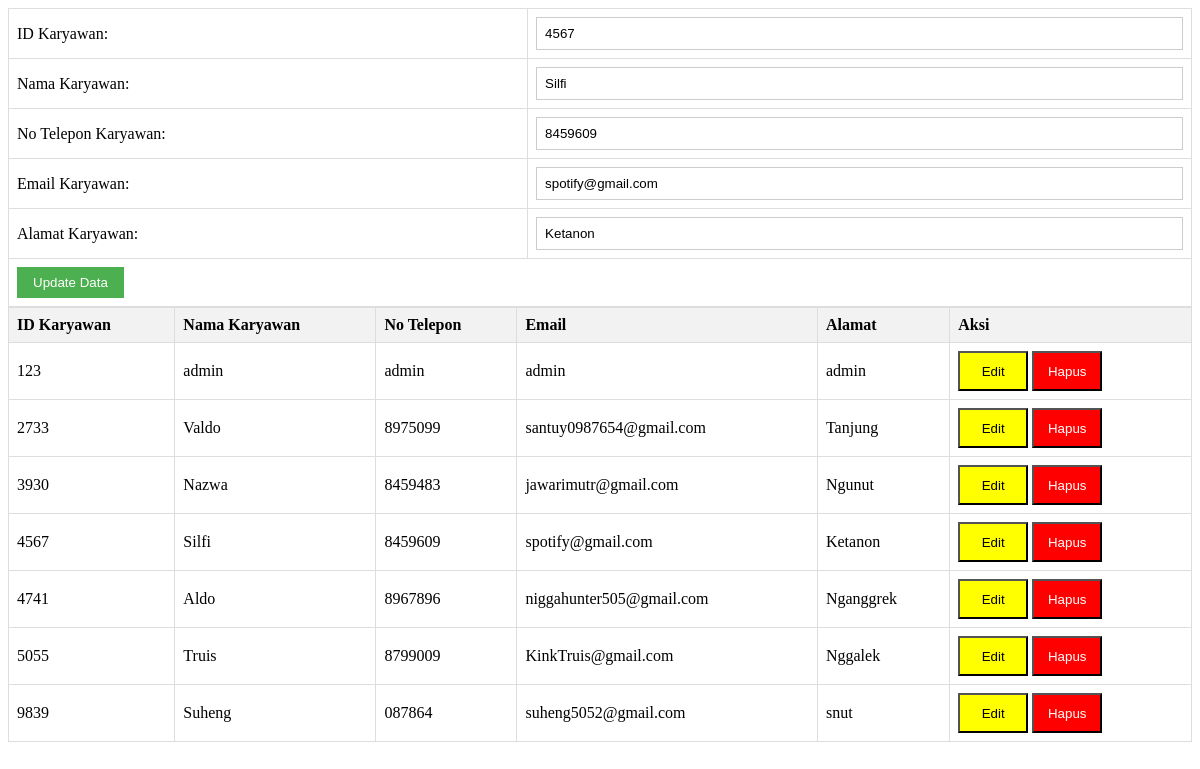
/CRUDkaryawan.php?edit=4567, run on the app's committed database.
### tables this page shows
CREATE TABLE `karyawan` (
  `ID_Karyawan` varchar(4) NOT NULL,
  `Nama_Karyawan` varchar(50) DEFAULT NULL,
  `No_Tlp_Karyawan` varchar(12) DEFAULT NULL,
  `Email_Karyawan` varchar(35) DEFAULT NULL,
  `Alamat_Karyawan` varchar(100) DEFAULT NULL
);

### CRUDkaryawan.php (the view, shortened to what this page needs)
<!DOCTYPE html>
<html>
<head>
</head>
<body>
<?php
include "koneksi.php";
$id_karyawan = '';
$nama_karyawan = '';
$no_tlp_karyawan = '';
$email_karyawan = '';
$alamat_karyawan = '';
if (isset($_GET['edit'])) {
    $id_karyawan = $_GET['edit'];
    $sql = "SELECT * FROM karyawan WHERE ID_Karyawan='$id_karyawan'";
    $result = $koneksi->query($sql);
    if ($result->num_rows > 0) {
        $data = $result->fetch_assoc();
        $nama_karyawan = $data['Nama_Karyawan'];
        $no_tlp_karyawan = $data['No_Tlp_Karyawan'];
        $email_karyawan = $data['Email_Karyawan'];
        $alamat_karyawan = $data['Alamat_Karyawan'];
    }
}
?>
<form action="" method="POST">
    <table>
        <tr>
            <td><label for="id_karyawan">ID Karyawan:</label></td>
            <td><input type="text" name="id_karyawan" value="<?php echo $id_karyawan; ?>" required></td>
        </tr>
        <tr>
            <td><label for="nama_karyawan">Nama Karyawan:</label></td>
            <td><input type="text" name="nama_karyawan" value="<?php echo $nama_karyawan; ?>" required></td>
        </tr>
        <tr>
            <td><label for="no_tlp_karyawan">No Telepon Karyawan:</label></td>
            <td><input type="text" name="no_tlp_karyawan" value="<?php echo $no_tlp_karyawan; ?>" required></td>
        </tr>
        <tr>
            <td><label for="email_karyawan">Email Karyawan:</label></td>
            <td><input type="text" name="email_karyawan" value="<?php echo $email_karyawan; ?>" required></td>
        </tr>
        <tr>
            <td><label for="alamat_karyawan">Alamat Karyawan:</label></td>
            <td><input type="text" name="alamat_karyawan" value="<?php echo $alamat_karyawan; ?>" required></td>
        </tr>
        <tr>
            <td colspan="2">
                <?php if ($id_karyawan != ''): ?>
                    <input type="submit" value="Update Data">
                <?php else: ?>
                    <input type="submit" value="Simpan Data">
                <?php endif; ?>
            </td>
        </tr>
    </table>
</form>
<table>
    <tr>
        <th>ID Karyawan</th>
        <th>Nama Karyawan</th>
        <th>No Telepon</th>
        <th>Email</th>
        <th>Alamat</th>
        <th>Aksi</th>
    </tr>
    <?php
    $sql = "SELECT * FROM karyawan ORDER BY ID_Karyawan ASC";
    $result = $koneksi->query($sql);
    if ($result->num_rows > 0) {
        while ($tampil = $result->fetch_assoc()) {
            echo "
            <tr>
                <td>{$tampil['ID_Karyawan']}</td>
                <td>{$tampil['Nama_Karyawan']}</td>
                <td>{$tampil['No_Tlp_Karyawan']}</td>
                <td>{$tampil['Email_Karyawan']}</td>
                <td>{$tampil['Alamat_Karyawan']}</td>
                <td class='aksi'>
                    <button class='edit' onclick='window.location.href=\"?edit={$tampil['ID_Karyawan']}\"'>Edit</button>
                    <button class='hapus' onclick='if (confirm(\"Yakin ingin menghapus?\")) window.location.href=\"?delete={$tampil['ID_Karyawan']}\"'>Hapus</button>
                </td>
            </tr>
            ";
        }
    } else {
        echo "<tr><td colspan='6'>Tidak ada data karyawan</td></tr>";
    }
    ?>
</table>
</body>
</html>

### CRUDkaryawan.php (style rules this page uses)
.aksi button.edit { background-color: #FFFF00; color: #000000; width: 70px; height: 40px; }
.aksi button.hapus { background-color: #FF0000; color: #FFFFFF; width: 70px; height: 40px; }
table { border-collapse: collapse; width: 100%; }
th, td { text-align: left; padding: 8px; border: 1px solid #ddd; }
th { background-color: #f2f2f2; }
input[type="text"] { width: 100%; padding: 8px; border: 1px solid #ccc; box-sizing: border-box; }
input[type="submit"] { padding: 8px 16px; background-color: #4CAF50; color: white; border: none; cursor: pointer; }

### data on the page
karyawan: nama_karyawan "Silfi", no_tlp_karyawan "8459609", email_karyawan "spotify@gmail.com", alamat_karyawan "Ketanon", ID_Karyawan "4567", Nama_Karyawan "Silfi", No_Tlp_Karyawan "8459609", Email_Karyawan "spotify@gmail.com", Alamat_Karyawan "Ketanon"
karyawan: ID_Karyawan "123", Nama_Karyawan "admin", No_Tlp_Karyawan "admin", Email_Karyawan "admin", Alamat_Karyawan "admin"
karyawan: ID_Karyawan "2733", Nama_Karyawan "Valdo", No_Tlp_Karyawan "8975099", Email_Karyawan "santuy0987654@gmail.com", Alamat_Karyawan "Tanjung"
karyawan: ID_Karyawan "3930", Nama_Karyawan "Nazwa", No_Tlp_Karyawan "8459483", Email_Karyawan "jawarimutr@gmail.com", Alamat_Karyawan "Ngunut"
karyawan: ID_Karyawan "4741", Nama_Karyawan "Aldo", No_Tlp_Karyawan "8967896", Email_Karyawan "niggahunter505@gmail.com", Alamat_Karyawan "Nganggrek"
karyawan: ID_Karyawan "5055", Nama_Karyawan "Truis", No_Tlp_Karyawan "8799009", Email_Karyawan "KinkTruis@gmail.com", Alamat_Karyawan "Nggalek"
karyawan: ID_Karyawan "9839", Nama_Karyawan "Suheng", No_Tlp_Karyawan "087864", Email_Karyawan "suheng5052@gmail.com", Alamat_Karyawan "snut"
